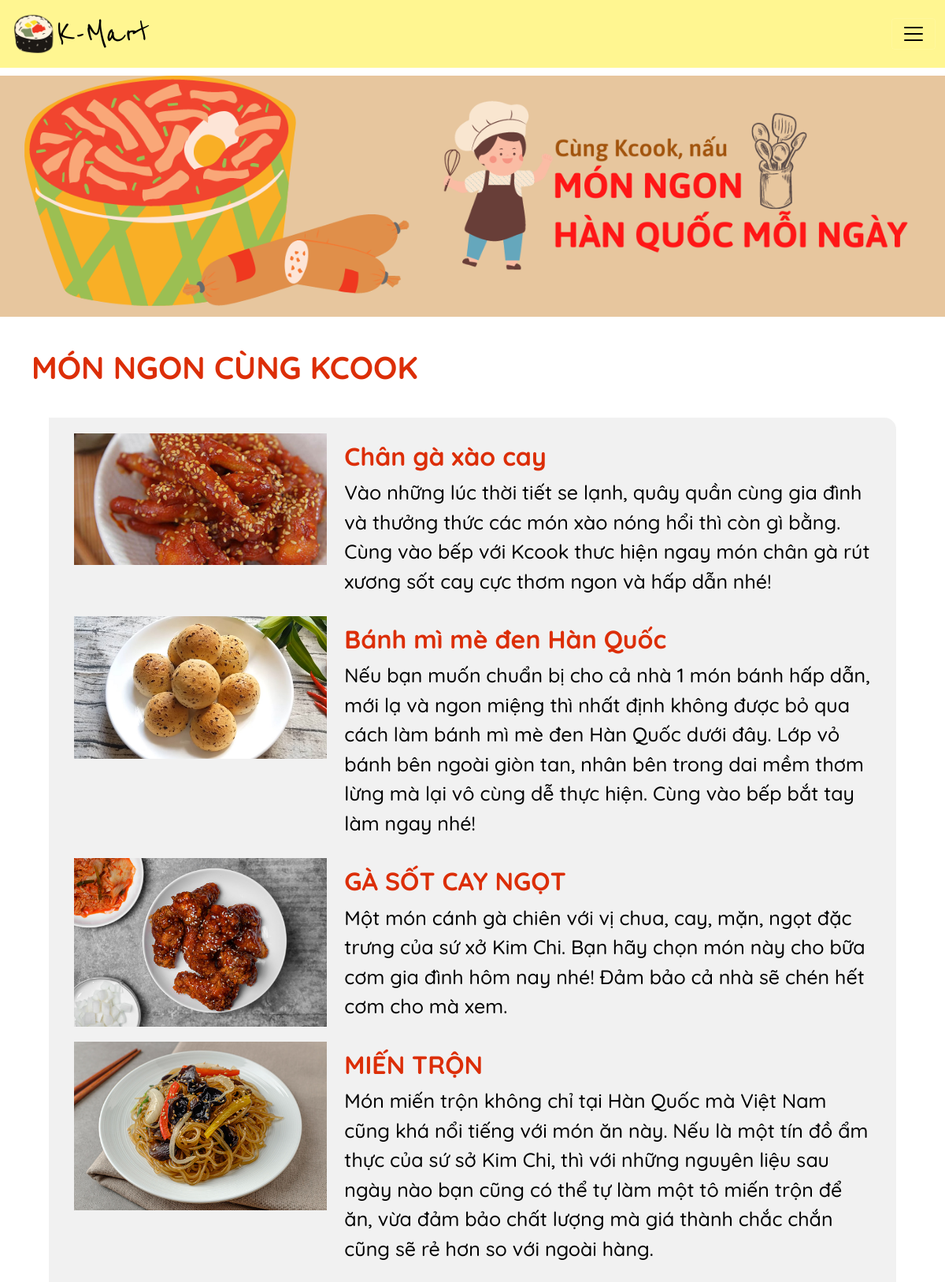
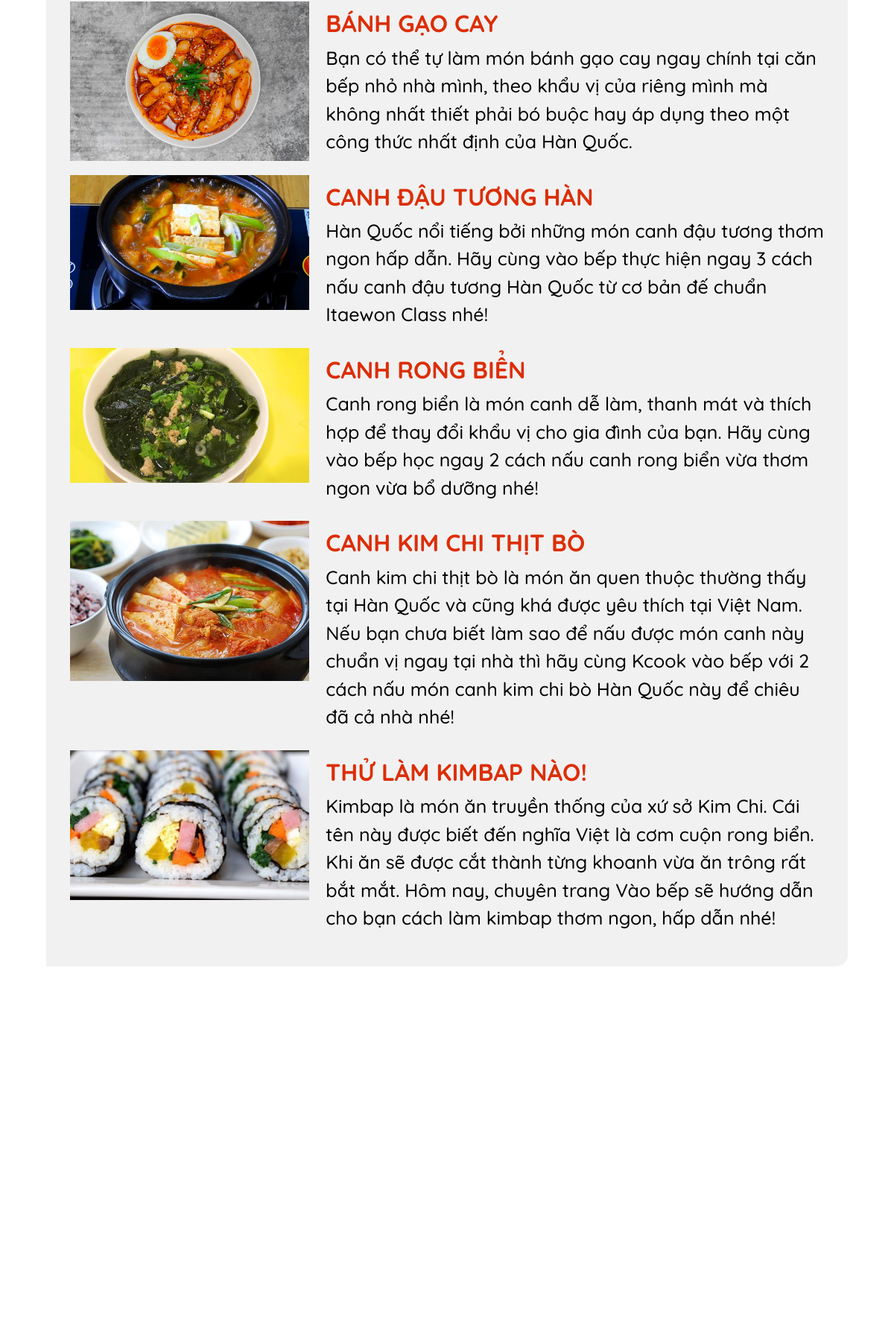
The page /kcook/ (signed in, upper part) on the database its author committed (2 pictures, top to bottom).
### main/models.py (models this page shows, shortened)
class KcookPost(models.Model):
    title_post = models.TextField()
    image = models.ImageField(upload_to="kcookpost_imgs/")
    nguyenlieu = models.TextField()
    introduction = models.CharField(max_length=350, null=True)
    cachlam = models.TextField()

### main/views.py (the view)
# urls.py: path("kcook/",views.kcook,name="kcook"),
def kcook(response):
    cartdata=cartData(response)
    cartItems = cartdata['cartItems']
    data = KcookPost.objects.all().order_by('-id')
    return render(response, "main/kcook.html", {'data': data,'cartItems':cartItems})

### main/models.py (called while the page is built)
	@property
	def get_cart_items(self):
		orderitems = self.orderitem_set.all()
		total = sum([item.quantity for item in orderitems])
		return total

### main/utils.py (called while the page is built)
def cartData(request):
    if request.user.is_authenticated:
        customer = request.user.customer
        order, created = Order.objects.get_or_create(customer=customer, complete=False)
        items = order.orderitem_set.all()
        cartItems = order.get_cart_items
    else:
        cookieData = cookieCart(request)
        cartItems = cookieData['cartItems']
        items = cookieData['items']
        order = cookieData['order']
    return{'cartItems':cartItems,'order':order,'items':items}

### main/templates/main/kcook.html (shortened to what this page needs)
{% extends 'main/base.html' %}
{% load static %}
{% block linkcss %}
<link rel="stylesheet" type="text/css" href="{% static 'css/kcook.css' %}" />
{% endblock %}
{% block images %}
<div class="slider">
    <div class="slides">
      <div class="slide first ">
        <img src="{%static 'images\kcook-banner.png' %}" alt="" class="img-fluid img-banner mx-auto d-block">
      </div>
    </div>
  </div>
{% endblock %}
{% block sanpham %}
<div class="kcook">
    <h1>
    MÓN NGON CÙNG KCOOK
    </h1>
    <div class="container kcook-post" >
        <div class="row">
            {% if data %}
                {% for cat in data %}
            <div class="col-lg-4 col-md-12 col-sm-12 ">
                <img
                    src="/media/{{cat.image}}"
                    class="img-fluid img-banner mx-auto d-block "
                    alt=""
                    />
            </div>
            <div class="col-lg-8 col-md-12 col-sm-12 kcook-post-text ">
                <a href="/kcook/kcook-post-list/{{cat.id}}"><h2>{{cat.title_post}}</h2></a>
                <p>{{cat.introduction}}</p>
            </div>
                {% endfor %}
            {% endif %}
        </div>
    </div>
</div>
{% endblock %}

### main/static/css/base.css (style rules this page uses)
.img-banner { align-items: center; display: flex; justify-content: center; }
* { box-sizing: border-box; }
.slider { margin-top: 10px; overflow: hidden; }
.slides { width: 500%; display: flex; }
.slide { width: 20%; transition: 2s; }

### main/static/css/kcook.css (style rules this page uses)
.kcook h1 { margin: 40px; font-size: 40px; font-family: quicksand-bold; color: #DC2E07; }
.kcook-post a { font-size: 35px; font-family: quicksand-bold; color: #DC2E07; text-decoration: none; }
.kcook-post p { font-size: 25px; font-family: quicksand-medium; color: #000; }
.kcook-post .row { background: rgba(196, 196, 196, 0.23); border-radius: 0px 15px 15px 0px; margin: 20px; }
.kcook-post .kcook-post-text { padding: 10px; }
.kcook-post .row { padding: 20px; }

### rows shown on the page
KcookPost: image (picture), title_post "Chân gà xào cay", introduction "Vào những lúc thời tiết se lạnh, quây quần cùng gia đình và thưởng thức các món xào nóng hổi thì còn gì bằng. Cùng vào bếp với Kcook thưc hiện ngay món chân gà rút xương sốt cay cực thơm ngon và hấp dẫn nhé!"
KcookPost: image (picture), title_post "Bánh mì mè đen Hàn Quốc", introduction "Nếu bạn muốn chuẩn bị cho cả nhà 1 món bánh hấp dẫn, mới lạ và ngon miệng thì nhất định không được bỏ qua cách làm bánh mì mè đen Hàn Quốc dưới đây. Lớp vỏ bánh bên ngoài giòn tan, nhân bên trong dai mềm thơm lừng mà lại vô cùng dễ thực hiện. Cùng vào bếp bắt tay làm ngay nhé!"
KcookPost: image (picture), title_post "GÀ SỐT CAY NGỌT", introduction "Một món cánh gà chiên với vị chua, cay, mặn, ngọt đặc trưng của sứ xở Kim Chi. Bạn hãy chọn món này cho bữa cơm gia đình hôm nay nhé! Đảm bảo cả nhà sẽ chén hết cơm cho mà xem."
KcookPost: image (picture), title_post "MIẾN TRỘN", introduction "Món miến trộn không chỉ tại Hàn Quốc mà Việt Nam cũng khá nổi tiếng với món ăn này. Nếu là một tín đồ ẩm thực của sứ sở Kim Chi, thì với những nguyên liệu sau ngày nào bạn cũng có thể tự làm một tô miến trộn để ăn, vừa đảm bảo chất lượng mà giá thành chắc chắn cũng sẽ rẻ hơn so với ngoài hàng."
KcookPost: image (picture), title_post "BÁNH GẠO CAY", introduction "Bạn có thể tự làm món bánh gạo cay ngay chính tại căn bếp nhỏ nhà mình, theo khẩu vị của riêng mình mà không nhất thiết phải bó buộc hay áp dụng theo một công thức nhất định của Hàn Quốc."
KcookPost: image (picture), title_post "CANH ĐẬU TƯƠNG HÀN", introduction "Hàn Quốc nổi tiếng bởi những món canh đậu tương thơm ngon hấp dẫn. Hãy cùng vào bếp thực hiện ngay 3 cách nấu canh đậu tương Hàn Quốc từ cơ bản đế chuẩn Itaewon Class nhé!"
KcookPost: image (picture), title_post "CANH RONG BIỂN", introduction "Canh rong biển là món canh dễ làm, thanh mát và thích hợp để thay đổi khẩu vị cho gia đình của bạn. Hãy cùng vào bếp học ngay 2 cách nấu canh rong biển vừa thơm ngon vừa bổ dưỡng nhé!"
KcookPost: image (picture), title_post "CANH KIM CHI THỊT BÒ", introduction "Canh kim chi thịt bò là món ăn quen thuộc thường thấy tại Hàn Quốc và cũng khá được yêu thích tại Việt Nam. Nếu bạn chưa biết làm sao để nấu được món canh này chuẩn vị ngay tại nhà thì hãy cùng Kcook vào bếp với 2 cách nấu món canh kim chi bò Hàn Quốc này để chiêu đã cả nhà nhé!"
KcookPost: image (picture), title_post "THỬ LÀM KIMBAP NÀO!", introduction "Kimbap là món ăn truyền thống của xứ sở Kim Chi. Cái tên này được biết đến nghĩa Việt là cơm cuộn rong biển. Khi ăn sẽ được cắt thành từng khoanh vừa ăn trông rất bắt mắt. Hôm nay, chuyên trang Vào bếp sẽ hướng dẫn cho bạn cách làm kimbap thơm ngon, hấp dẫn nhé!"
